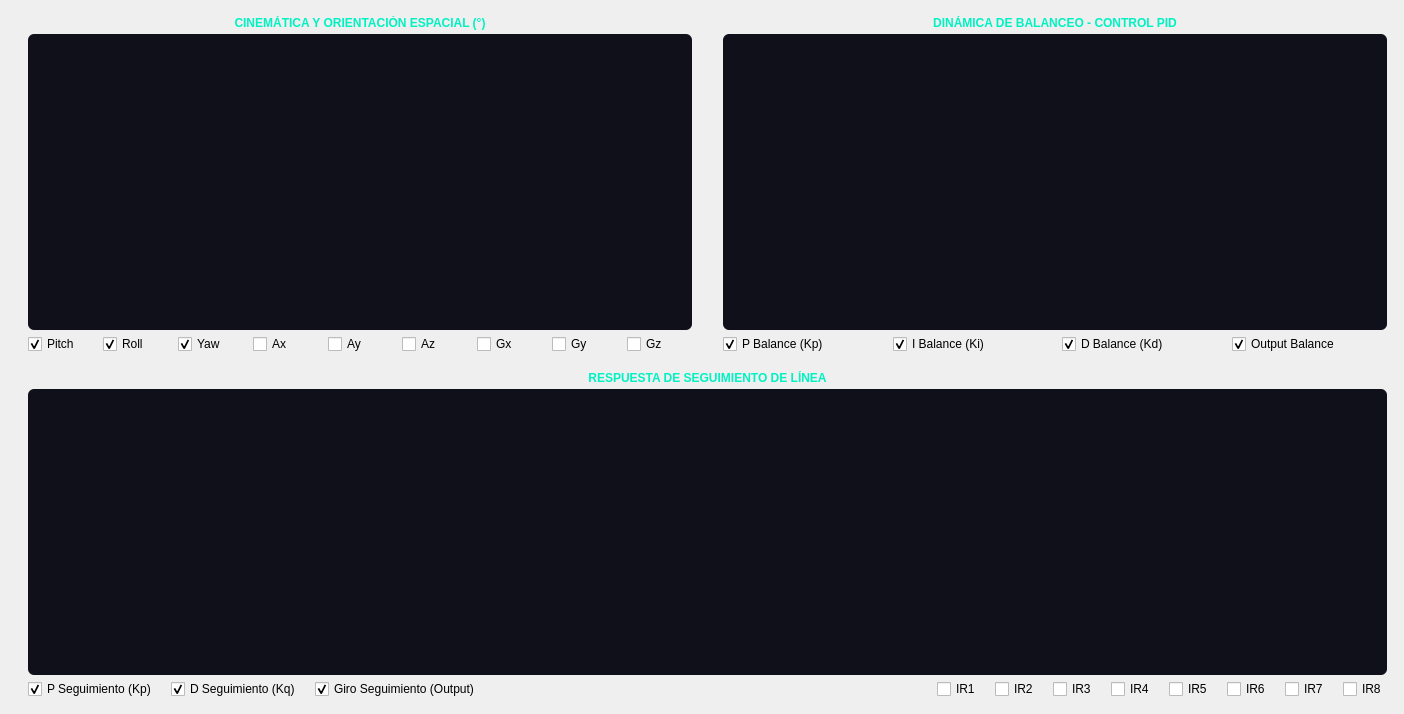
      <widget class="QWidget" name="GRAF">
       <widget class="QFrame" name="box_chart_orientation">
        <property name="geometry">
         <rect>
          <x>20</x>
          <y>10</y>
          <width>680</width>
          <height>350</height>
         </rect>
        </property>
        <layout class="QVBoxLayout" name="verticalLayout_chart_orient" stretch="0,1,0">
         <property name="spacing">
          <number>4</number>
         </property>
         <property name="leftMargin">
          <number>8</number>
         </property>
         <property name="topMargin">
          <number>6</number>
         </property>
         <property name="rightMargin">
          <number>8</number>
         </property>
         <property name="bottomMargin">
          <number>6</number>
         </property>
         <item>
          <widget class="QLabel" name="label_title_orient">
           <property name="font">
            <font>
             <pointsize>9</pointsize>
             <bold>true</bold>
            </font>
           </property>
           <property name="styleSheet">
            <string notr="true">color: #00f2c3; font-weight: bold;</string>
           </property>
           <property name="text">
            <string>CINEMÁTICA Y ORIENTACIÓN ESPACIAL (°)</string>
           </property>
           <property name="alignment">
            <set>Qt::AlignmentFlag::AlignCenter</set>
           </property>
          </widget>
         </item>
         <item>
          <widget class="QChartView" name="chartView_orientation" native="true">
           <property name="styleSheet">
            <string notr="true">background-color: #10101a; border: none; border-radius: 6px;</string>
           </property>
          </widget>
         </item>
         <item>
          <layout class="QHBoxLayout" name="layout_cb_orient">
           <property name="spacing">
            <number>10</number>
           </property>
           <item>
            <widget class="QCheckBox" name="checkBox_Pitch">
             <property name="text">
              <string>Pitch</string>
             </property>
             <property name="checked">
              <bool>true</bool>
             </property>
            </widget>
           </item>
           <item>
            <widget class="QCheckBox" name="checkBox_Roll">
             <property name="text">
              <string>Roll</string>
             </property>
             <property name="checked">
              <bool>true</bool>
             </property>
            </widget>
           </item>
           <item>
            <widget class="QCheckBox" name="checkBox_Yaw">
             <property name="text">
              <string>Yaw</string>
             </property>
             <property name="checked">
              <bool>true</bool>
             </property>
            </widget>
           </item>
           <item>
            <widget class="QCheckBox" name="checkBox_Ax">
             <property name="text">
              <string>Ax</string>
             </property>
             <property name="checked">
              <bool>false</bool>
             </property>
            </widget>
           </item>
           <item>
            <widget class="QCheckBox" name="checkBox_Ay">
             <property name="text">
              <string>Ay</string>
             </property>
             <property name="checked">
              <bool>false</bool>
             </property>
            </widget>
           </item>
           <item>
            <widget class="QCheckBox" name="checkBox_Az">
             <property name="text">
              <string>Az</string>
             </property>
             <property name="checked">
              <bool>false</bool>
             </property>
            </widget>
           </item>
           <item>
            <widget class="QCheckBox" name="checkBox_Gx">
             <property name="text">
              <string>Gx</string>
             </property>
             <property name="checked">
              <bool>false</bool>
             </property>
            </widget>
           </item>
           <item>
            <widget class="QCheckBox" name="checkBox_Gy">
             <property name="text">
              <string>Gy</string>
             </property>
             <property name="checked">
              <bool>false</bool>
             </property>
            </widget>
           </item>
           <item>
            <widget class="QCheckBox" name="checkBox_Gz">
             <property name="text">
              <string>Gz</string>
             </property>
             <property name="checked">
              <bool>false</bool>
             </property>
            </widget>
           </item>
          </layout>
         </item>
        </layout>
       </widget>
       <widget class="QFrame" name="box_chart_balance">
        <property name="geometry">
         <rect>
          <x>715</x>
          <y>10</y>
          <width>680</width>
          <height>350</height>
         </rect>
        </property>
        <layout class="QVBoxLayout" name="verticalLayout_chart_bal" stretch="0,1,0">
         <property name="spacing">
          <number>4</number>
         </property>
         <property name="leftMargin">
          <number>8</number>
         </property>
         <property name="topMargin">
          <number>6</number>
         </property>
         <property name="rightMargin">
          <number>8</number>
         </property>
         <property name="bottomMargin">
          <number>6</number>
         </property>
         <item>
          <widget class="QLabel" name="label_title_balance">
           <property name="font">
            <font>
             <pointsize>9</pointsize>
             <bold>true</bold>
            </font>
           </property>
           <property name="styleSheet">
            <string notr="true">color: #00f2c3; font-weight: bold;</string>
           </property>
           <property name="text">
            <string>DINÁMICA DE BALANCEO - CONTROL PID</string>
           </property>
           <property name="alignment">
            <set>Qt::AlignmentFlag::AlignCenter</set>
           </property>
          </widget>
         </item>
         <item>
          <widget class="QChartView" name="chartView_balance" native="true">
           <property name="styleSheet">
            <string notr="true">background-color: #10101a; border: none; border-radius: 6px;</string>
           </property>
          </widget>
         </item>
         <item>
          <layout class="QHBoxLayout" name="layout_cb_bal">
           <property name="spacing">
            <number>14</number>
           </property>
           <item>
            <widget class="QCheckBox" name="checkBox_P">
             <property name="text">
              <string>P Balance (Kp)</string>
             </property>
             <property name="checked">
              <bool>true</bool>
             </property>
            </widget>
           </item>
           <item>
            <widget class="QCheckBox" name="checkBox_I">
             <property name="text">
              <string>I Balance (Ki)</string>
             </property>
             <property name="checked">
              <bool>true</bool>
             </property>
            </widget>
           </item>
           <item>
            <widget class="QCheckBox" name="checkBox_D">
             <property name="text">
              <string>D Balance (Kd)</string>
             </property>
             <property name="checked">
              <bool>true</bool>
             </property>
            </widget>
           </item>
           <item>
            <widget class="QCheckBox" name="checkBox_Out">
             <property name="text">
              <string>Output Balance</string>
             </property>
             <property name="checked">
              <bool>true</bool>
             </property>
            </widget>
           </item>
          </layout>
         </item>
        </layout>
       </widget>
       <widget class="QFrame" name="box_chart_line">
        <property name="geometry">
         <rect>
          <x>20</x>
          <y>365</y>
          <width>1375</width>
          <height>340</height>
         </rect>
        </property>
        <layout class="QVBoxLayout" name="verticalLayout_chart_line" stretch="0,1,0">
         <property name="spacing">
          <number>4</number>
         </property>
         <property name="leftMargin">
          <number>8</number>
         </property>
         <property name="topMargin">
          <number>6</number>
         </property>
         <property name="rightMargin">
          <number>8</number>
         </property>
         <property name="bottomMargin">
          <number>6</number>
         </property>
         <item>
          <widget class="QLabel" name="label_title_line">
           <property name="font">
            <font>
             <pointsize>9</pointsize>
             <bold>true</bold>
            </font>
           </property>
           <property name="styleSheet">
            <string notr="true">color: #00f2c3; font-weight: bold;</string>
           </property>
           <property name="text">
            <string>RESPUESTA DE SEGUIMIENTO DE LÍNEA</string>
           </property>
           <property name="alignment">
            <set>Qt::AlignmentFlag::AlignCenter</set>
           </property>
          </widget>
         </item>
         <item>
          <widget class="QChartView" name="chartView_line" native="true">
           <property name="styleSheet">
            <string notr="true">background-color: #10101a; border: none; border-radius: 6px;</string>
           </property>
          </widget>
         </item>
         <item>
          <layout class="QHBoxLayout" name="layout_cb_line">
           <property name="spacing">
            <number>14</number>
           </property>
           <item>
            <widget class="QCheckBox" name="checkBox_P_line">
             <property name="text">
              <string>P Seguimiento (Kp)</string>
             </property>
             <property name="checked">
              <bool>true</bool>
             </property>
            </widget>
           </item>
           <item>
            <widget class="QCheckBox" name="checkBox_D_line">
             <property name="text">
              <string>D Seguimiento (Kq)</string>
             </property>
             <property name="checked">
              <bool>true</bool>
             </property>
            </widget>
           </item>
           <item>
            <widget class="QCheckBox" name="checkBox_Out_line">
             <property name="text">
              <string>Giro Seguimiento (Output)</string>
             </property>
             <property name="checked">
              <bool>true</bool>
             </property>
            </widget>
           </item>
           <item>
            <spacer>
             <property name="orientation">
              <enum>Qt::Orientation::Horizontal</enum>
             </property>
             <property name="sizeHint" stdset="0">
              <size>
               <width>0</width>
               <height>0</height>
              </size>
             </property>
            </spacer>
           </item>
           <item>
            <widget class="QCheckBox" name="checkBox_Ir1">
             <property name="visible">
              <bool>false</bool>
             </property>
             <property name="text">
              <string>IR1</string>
             </property>
            </widget>
           </item>
           <item>
            <widget class="QCheckBox" name="checkBox_Ir2">
             <property name="visible">
              <bool>false</bool>
             </property>
             <property name="text">
              <string>IR2</string>
             </property>
            </widget>
           </item>
           <item>
            <widget class="QCheckBox" name="checkBox_Ir3">
             <property name="visible">
              <bool>false</bool>
             </property>
             <property name="text">
              <string>IR3</string>
             </property>
            </widget>
           </item>
           <item>
            <widget class="QCheckBox" name="checkBox_Ir4">
             <property name="visible">
              <bool>false</bool>
             </property>
             <property name="text">
              <string>IR4</string>
             </property>
            </widget>
           </item>
           <item>
            <widget class="QCheckBox" name="checkBox_Ir5">
             <property name="visible">
              <bool>false</bool>
             </property>
             <property name="text">
              <string>IR5</string>
             </property>
            </widget>
           </item>
           <item>
            <widget class="QCheckBox" name="checkBox_Ir6">
             <property name="visible">
              <bool>false</bool>
             </property>
             <property name="text">
              <string>IR6</string>
             </property>
            </widget>
           </item>
           <item>
            <widget class="QCheckBox" name="checkBox_Ir7">
             <property name="visible">
              <bool>false</bool>
             </property>
             <property name="text">
              <string>IR7</string>
             </property>
            </widget>
           </item>
           <item>
            <widget class="QCheckBox" name="checkBox_Ir8">
             <property name="visible">
              <bool>false</bool>
             </property>
             <property name="text">
              <string>IR8</string>
             </property>
            </widget>
           </item>
          </layout>
         </item>
        </layout>
       </widget>
      </widget>
